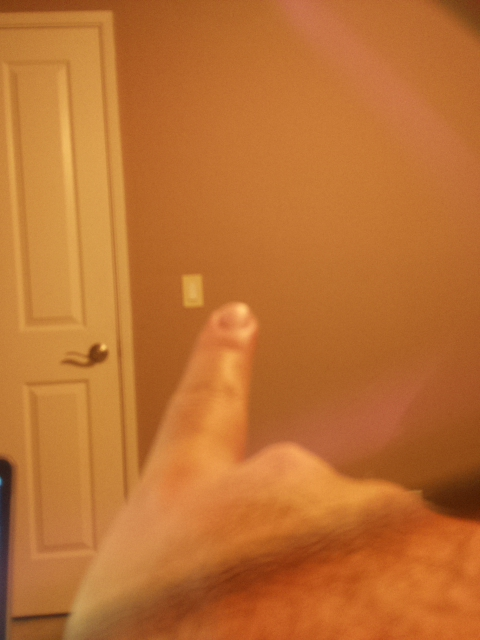
#> input picture CollectedData/old_data_code/twoCamImages/piCam0.jpg, 480 x 640 px, found by its file name
$ python main.py
#> lines starting #> are read from the running program, lines starting #| are printed output that depends on the picture
import numpy as np
import cv2 as cv
import matplotlib.pyplot as plt

imgL = cv.imread("../data/twoCamImages/piCam0.jpg")
#> imgL is the input picture: shape (640, 480, 3); mean B, G, R 50.2, 112.5, 188.9
imgR = cv.imread("../data/twoCamImages/webCam0.jpg")
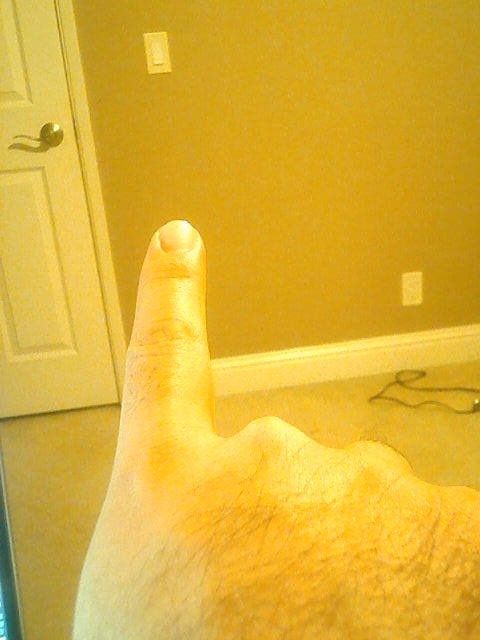
#> input picture CollectedData/old_data_code/twoCamImages/webCam0.jpg, 480 x 640 px, found by its file name
#> imgR is the input picture: shape (640, 480, 3); mean B, G, R 52.7, 177.6, 221
imgL_gray = cv.cvtColor(imgL, cv.COLOR_BGR2GRAY)
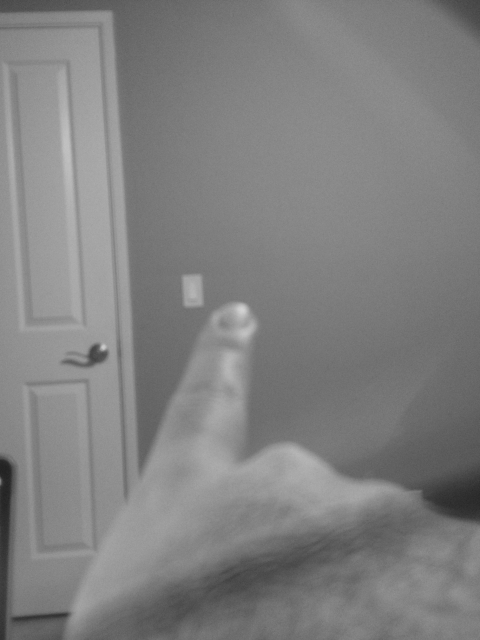
#> imgL_gray: shape (640, 480); min 33, max 210, mean 128.3
imgR_gray = cv.cvtColor(imgR, cv.COLOR_BGR2GRAY)
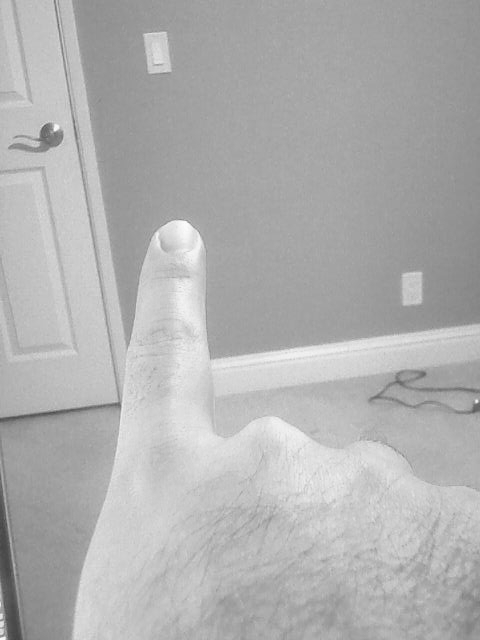
#> imgR_gray: shape (640, 480); min 67, max 253, mean 176.4
#print(imgL_gray.shape, imgR_gray.shape)
stereo = cv.StereoBM_create(numDisparities=16,blockSize=21)
disparity = stereo.compute(imgL_gray, imgR_gray)
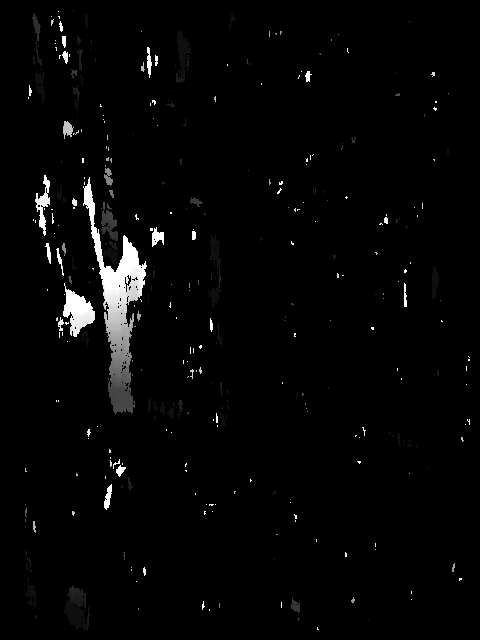
#> disparity: shape (640, 480) int16; min -16, max 240, mean -10.1; drawn with min black and max white
plt.imshow(disparity,'gray')
plt.show()
